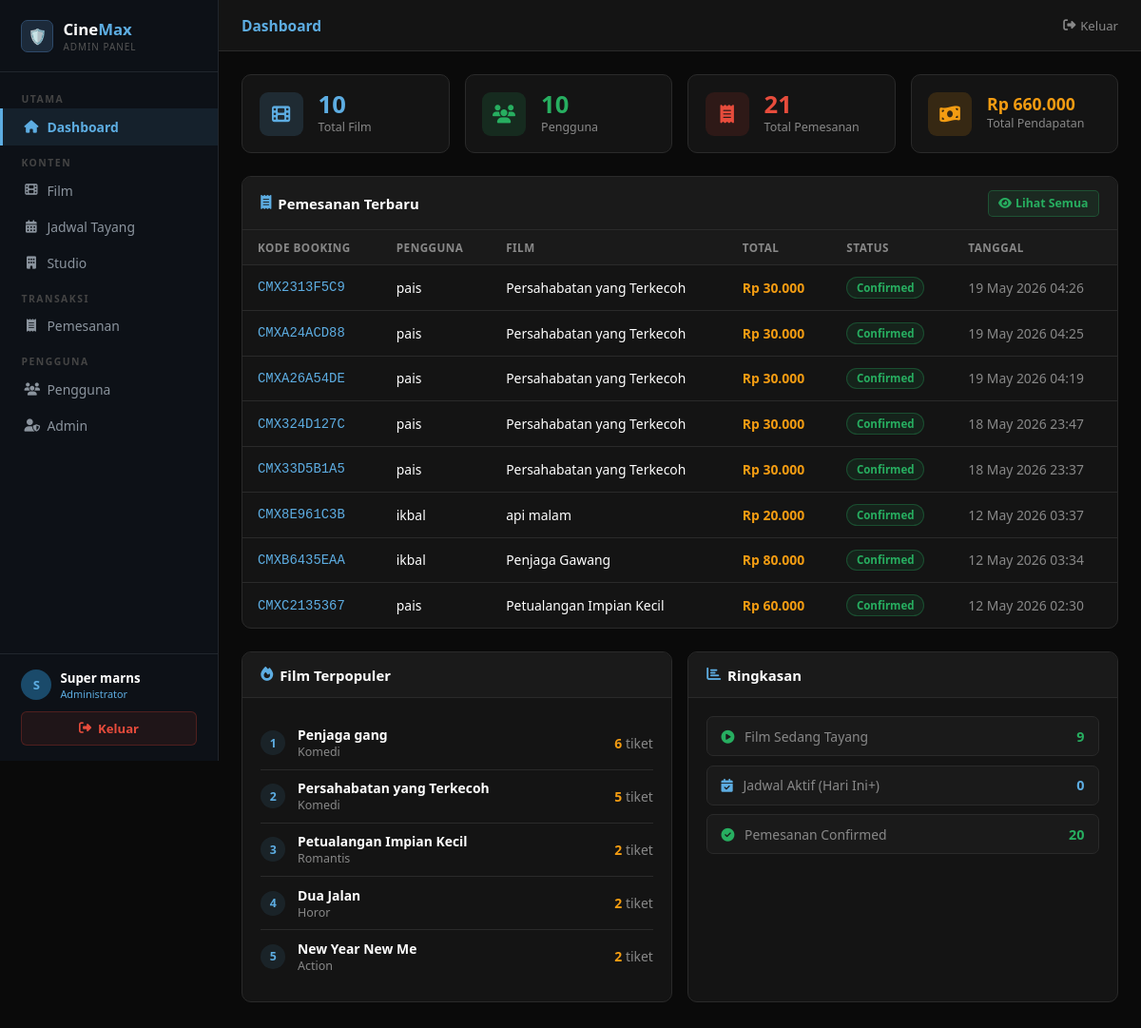
Page /bioskop/admin/index.php (signed in) on the committed database.
### tables this page shows
CREATE TABLE `pemesanan` (
  `id` int(11) NOT NULL,
  `kode_booking` varchar(20) NOT NULL,
  `user_id` int(11) DEFAULT NULL,
  `jadwal_id` int(11) DEFAULT NULL,
  `total_harga` decimal(10,2) DEFAULT NULL,
  `status` enum('pending','confirmed','cancelled') DEFAULT 'confirmed',
  `created_at` timestamp NOT NULL DEFAULT current_timestamp()
);

CREATE TABLE `users` (
  `id` int(11) NOT NULL,
  `nama` varchar(100) NOT NULL,
  `email` varchar(100) NOT NULL,
  `password` varchar(255) NOT NULL,
  `no_hp` varchar(20) DEFAULT NULL,
  `created_at` timestamp NOT NULL DEFAULT current_timestamp()
);

CREATE TABLE `films` (
  `id` int(11) NOT NULL,
  `judul` varchar(200) NOT NULL,
  `genre` varchar(100) DEFAULT NULL,
  `durasi` int(11) DEFAULT NULL,
  `rating` varchar(10) DEFAULT NULL,
  `sinopsis` text DEFAULT NULL,
  `poster` varchar(255) DEFAULT NULL,
  `harga` decimal(10,2) DEFAULT 50000.00,
  `status` enum('tayang','akan_tayang','selesai') DEFAULT 'tayang',
  `created_at` timestamp NOT NULL DEFAULT current_timestamp()
);

### bioskop/admin/index.php (the view, shortened to what this page needs)
<?php
require_once '../config/database.php';
$total_film      = $conn->query("SELECT COUNT(*) as c FROM films")->fetch_assoc()['c'];
$film_tayang     = $conn->query("SELECT COUNT(*) as c FROM films WHERE status='tayang'")->fetch_assoc()['c'];
$total_user      = $conn->query("SELECT COUNT(*) as c FROM users")->fetch_assoc()['c'];
$total_pesan     = $conn->query("SELECT COUNT(*) as c FROM pemesanan")->fetch_assoc()['c'];
$total_jadwal    = $conn->query("SELECT COUNT(*) as c FROM jadwal WHERE tanggal >= CURDATE()")->fetch_assoc()['c'];
$pendapatan      = $conn->query("SELECT COALESCE(SUM(total_harga),0) as s FROM pemesanan WHERE status='confirmed'")->fetch_assoc()['s'];
$pesan_confirmed = $conn->query("SELECT COUNT(*) as c FROM pemesanan WHERE status='confirmed'")->fetch_assoc()['c'];
$pemesanan_baru = $conn->query("
    SELECT p.kode_booking, p.total_harga, p.status, p.created_at,
           u.nama AS user_nama, f.judul AS film_judul
    FROM pemesanan p
    JOIN users u ON p.user_id = u.id
    JOIN jadwal j ON p.jadwal_id = j.id
    JOIN films f ON j.film_id = f.id
    ORDER BY p.created_at DESC
    LIMIT 8
");
$film_populer = $conn->query("
    SELECT f.judul, f.genre, COUNT(p.id) AS total_pesan
    FROM films f
    LEFT JOIN jadwal j ON f.id = j.film_id
    LEFT JOIN pemesanan p ON j.id = p.jadwal_id AND p.status = 'confirmed'
    GROUP BY f.id
    ORDER BY total_pesan DESC
    LIMIT 5
");
include 'includes/header.php';
?>
<div class="grid-4 mb-3">
    <div class="stat-card">
        <div class="stat-icon biru"><i class="fas fa-film text-biru"></i></div>
        <div>
            <div class="stat-num text-biru"><?= $total_film ?></div>
            <div class="stat-label">Total Film</div>
        </div>
    </div>
    <div class="stat-card">
        <div class="stat-icon hijau"><i class="fas fa-users text-hijau"></i></div>
        <div>
            <div class="stat-num text-hijau"><?= $total_user ?></div>
            <div class="stat-label">Pengguna</div>
        </div>
    </div>
    <div class="stat-card">
        <div class="stat-icon merah"><i class="fas fa-receipt text-merah"></i></div>
        <div>
            <div class="stat-num text-merah"><?= $total_pesan ?></div>
            <div class="stat-label">Total Pemesanan</div>
        </div>
    </div>
    <div class="stat-card">
        <div class="stat-icon kuning"><i class="fas fa-money-bill-wave text-kuning"></i></div>
        <div>
            <div class="stat-num text-kuning stat-num-kecil">
                Rp <?= number_format($pendapatan, 0, ',', '.') ?>
            </div>
            <div class="stat-label">Total Pendapatan</div>
        </div>
    </div>
</div>
<div class="box">
    <div class="box-header">
        <h3><i class="fas fa-receipt"></i> Pemesanan Terbaru</h3>
        <a href="transactions.php" class="btn-lihat"><i class="fas fa-eye"></i> Lihat Semua</a>
    </div>
    <div class="tabel-wrap">
        <table class="tabel">
            <thead>
                <tr>
                    <th>Kode Booking</th>
                    <th>Pengguna</th>
                    <th>Film</th>
                    <th>Total</th>
                    <th>Status</th>
                    <th>Tanggal</th>
                </tr>
            </thead>
            <tbody>
                <?php while ($r = $pemesanan_baru->fetch_assoc()): ?>
                <tr>
                    <td class="text-kode"><?= htmlspecialchars($r['kode_booking']) ?></td>
                    <td><?= htmlspecialchars($r['user_nama']) ?></td>
                    <td><?= htmlspecialchars($r['film_judul']) ?></td>
                    <td class="text-kuning text-bold">Rp <?= number_format($r['total_harga'], 0, ',', '.') ?></td>
                    <td><span class="badge-status badge-<?= $r['status'] ?>"><?= ucfirst($r['status']) ?></span></td>
                    <td class="text-abu text-kecil"><?= date('d M Y H:i', strtotime($r['created_at'])) ?></td>
                </tr>
                <?php endwhile; ?>
            </tbody>
        </table>
    </div>
</div>
<div class="grid-2">
    <div class="box">
        <div class="box-header">
            <h3><i class="fas fa-fire text-merah"></i> Film Terpopuler</h3>
        </div>
        <div class="box-body">
            <?php $no = 1; while ($p = $film_populer->fetch_assoc()): ?>
            <div class="film-rank-item">
                <div class="rank-nomor"><?= $no++ ?></div>
                <div class="rank-info">
                    <div class="rank-judul"><?= htmlspecialchars($p['judul']) ?></div>
                    <div class="rank-genre"><?= htmlspecialchars($p['genre']) ?></div>
                </div>
                <div class="rank-tiket"><?= $p['total_pesan'] ?> <span>tiket</span></div>
            </div>
            <?php endwhile; ?>
        </div>
    </div>
    <div class="box">
        <div class="box-header">
            <h3><i class="fas fa-chart-bar"></i> Ringkasan</h3>
        </div>
        <div class="box-body">
            <?php
            $ringkasan = [
                ['ikon'=>'play-circle',    'warna'=>'hijau',  'label'=>'Film Sedang Tayang',       'nilai'=>$film_tayang],
                ['ikon'=>'calendar-check', 'warna'=>'biru',   'label'=>'Jadwal Aktif (Hari Ini+)', 'nilai'=>$total_jadwal],
                ['ikon'=>'check-circle',   'warna'=>'hijau',  'label'=>'Pemesanan Confirmed',      'nilai'=>$pesan_confirmed],
            ];
            ?>
            <?php foreach ($ringkasan as $item): ?>
            <div class="ringkasan-item">
                <span class="ringkasan-label">
                    <i class="fas fa-<?= $item['ikon'] ?> text-<?= $item['warna'] ?>"></i>
                    <?= $item['label'] ?>
                </span>
                <strong class="ringkasan-nilai text-<?= $item['warna'] ?>"><?= $item['nilai'] ?></strong>
            </div>
            <?php endforeach; ?>
        </div>
    </div>
</div>
<?php include 'includes/footer.php'; ?>

### bioskop/assets/css/style.css (style rules this page uses)
:root { --primary: #c0392b; --primary-dark: #922b21; --primary-light: #e74c3c; --bg-dark: #0a0a0a; --bg-card: #141414; --bg-card2: #1a1a1a; --bg-input: #1e1e1e; --text-white: #ffffff; --text-gray: #aaaaaa; --text-light: #cccccc; --border: #2a2a2a; --border-red: #c0392b; --gold: #f39c12; --success: #27ae60; --shadow: 0 4px 20px rgba(192, 57, 43, 0.3); }
* { margin: 0; padding: 0; box-sizing: border-box; }
body { font-family: 'Segoe UI', Tahoma, Geneva, Verdana, sans-serif; background-color: var(--bg-dark); color: var(--text-white); min-height: 100vh; }
a { text-decoration: none; color: inherit; }
.grid-2 { grid-template-columns: repeat(2, 1fr); }
.grid-4 { grid-template-columns: repeat(4, 1fr); }
@media (max-width: 1200px) { .grid-4 { grid-template-columns: repeat(3, 1fr); } }
.mb-3 { margin-bottom: 1.5rem; }

### rows in the picture
pemesanan: kode_booking "CMX2313F5C9", user.nama "pais", films.judul "Persahabatan yang Terkecoh", total_harga "30.000", status "Confirmed", created_at "19 May 2026 04:26"
pemesanan: kode_booking "CMXA24ACD88", user.nama "pais", films.judul "Persahabatan yang Terkecoh", total_harga "30.000", status "Confirmed", created_at "19 May 2026 04:25"
pemesanan: kode_booking "CMXA26A54DE", user.nama "pais", films.judul "Persahabatan yang Terkecoh", total_harga "30.000", status "Confirmed", created_at "19 May 2026 04:19"
pemesanan: kode_booking "CMX324D127C", user.nama "pais", films.judul "Persahabatan yang Terkecoh", total_harga "30.000", status "Confirmed", created_at "18 May 2026 23:47"
pemesanan: kode_booking "CMX33D5B1A5", user.nama "pais", films.judul "Persahabatan yang Terkecoh", total_harga "30.000", status "Confirmed", created_at "18 May 2026 23:37"
pemesanan: kode_booking "CMX8E961C3B", user.nama "ikbal", films.judul "api malam", total_harga "20.000", status "Confirmed", created_at "12 May 2026 03:37"
pemesanan: kode_booking "CMXB6435EAA", user.nama "ikbal", films.judul "Penjaga Gawang", total_harga "80.000", status "Confirmed", created_at "12 May 2026 03:34"
pemesanan: kode_booking "CMXC2135367", user.nama "pais", films.judul "Petualangan Impian Kecil", total_harga "60.000", status "Confirmed", created_at "12 May 2026 02:30"

### other values in the picture
substr($_SESSION['admin_nama'] ?? 'A', 0, 1) "S"
$_SESSION['admin_nama'] "Super marns"
$pageTitle "Dashboard"
$total_film "10"
$total_user "10"
$total_pesan "21"
$pendapatan "660.000"
$p['judul'] "Penjaga gang"
$p['genre'] "Komedi"
$p['total_pesan'] "6"
$p['judul'] "Persahabatan yang Terkecoh"
$p['total_pesan'] "5"
$p['judul'] "Petualangan Impian Kecil"
$p['genre'] "Romantis"
$p['total_pesan'] "2"
